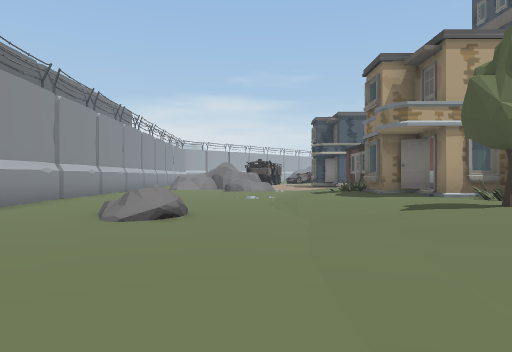
[1] (above)

24 first-person views from a walk through a Unity game level. The camera is 1.3 m above the floor, looks level and sees 70° across. The floor is counted in squares, 2 m on a side. Each view is taken from the middle of a square. On the plan, view 1 faces up. The plan holds only what a view shows up to about 11 squares ahead; the rest is blank. The place goes on beyond the plan. Some animated figures are left out.

[2]
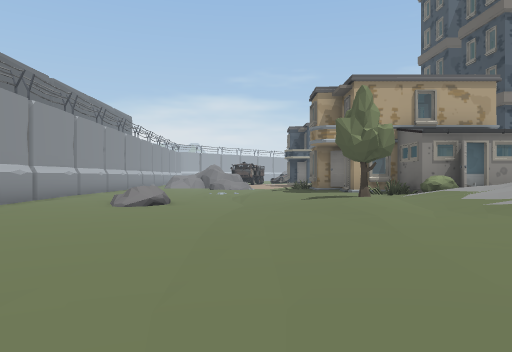

[3]
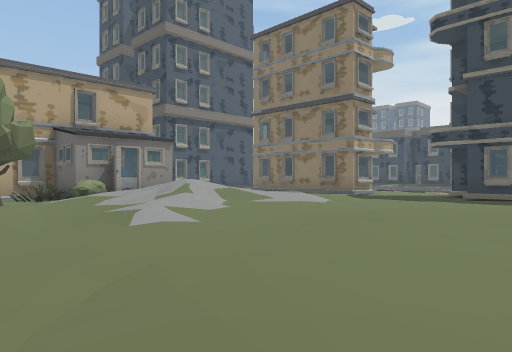

[4]
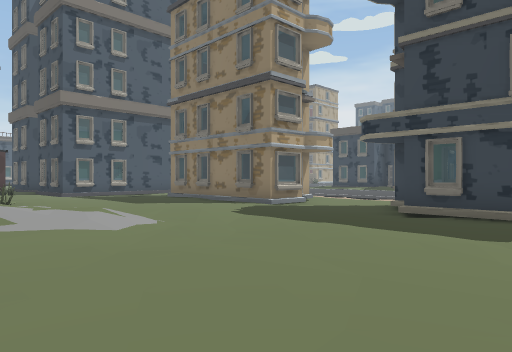

[5]
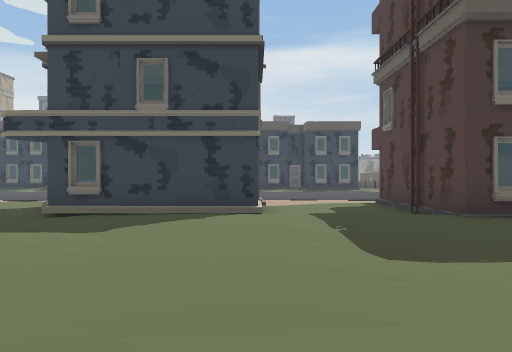

[6]
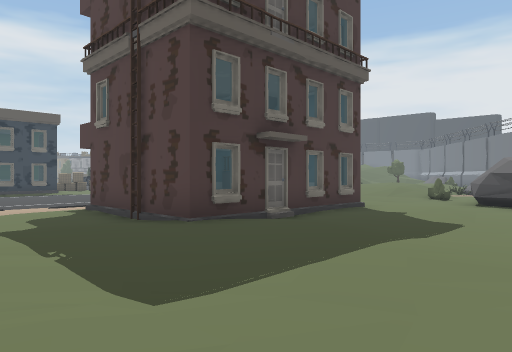

[7]
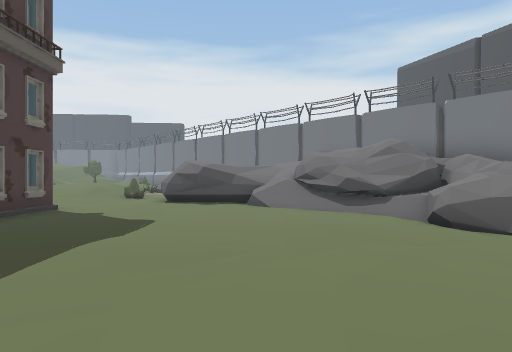

[8]
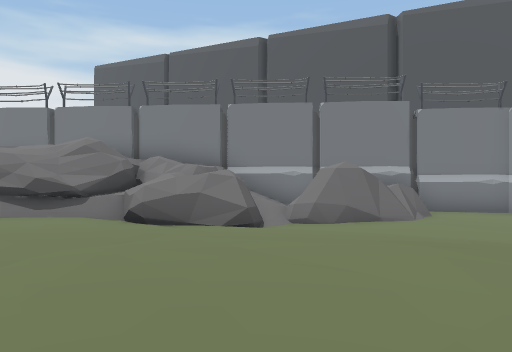

[9]
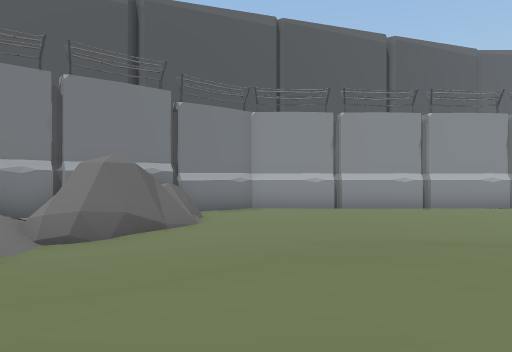

[10]
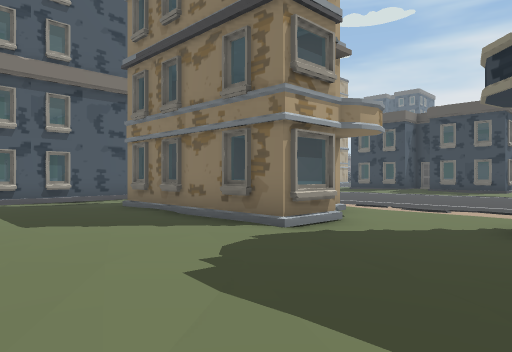

[11]
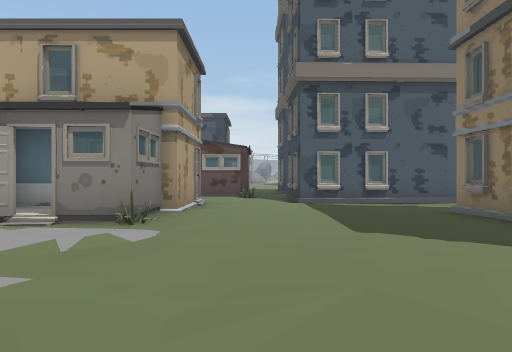

[12]
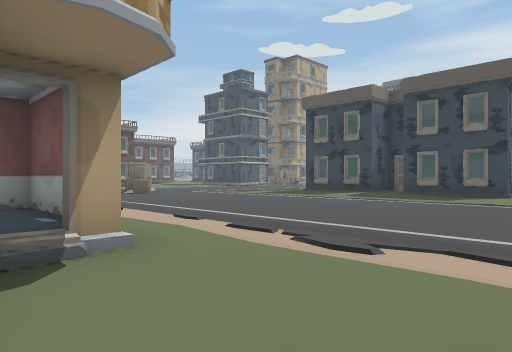

[13]
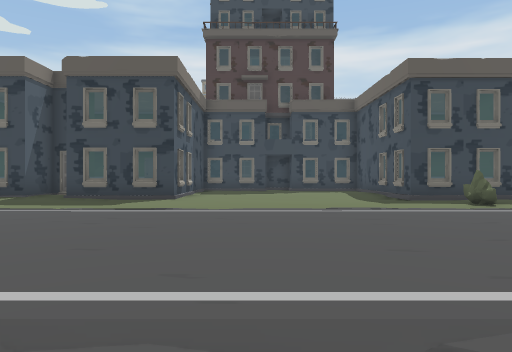

[14]
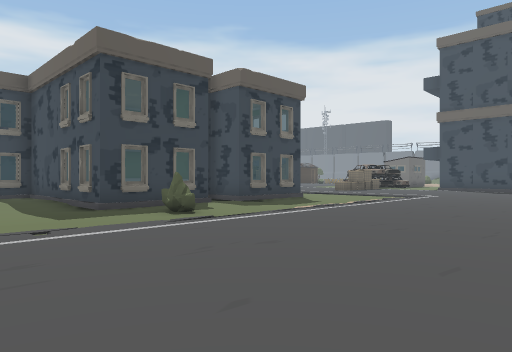

[15]
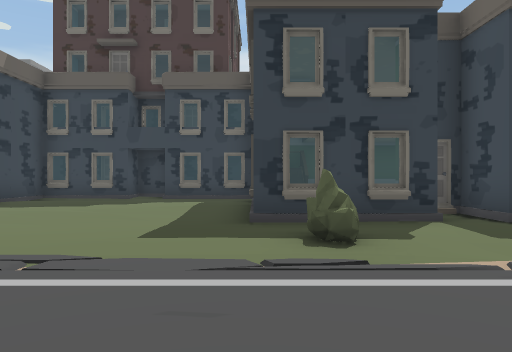

[16]
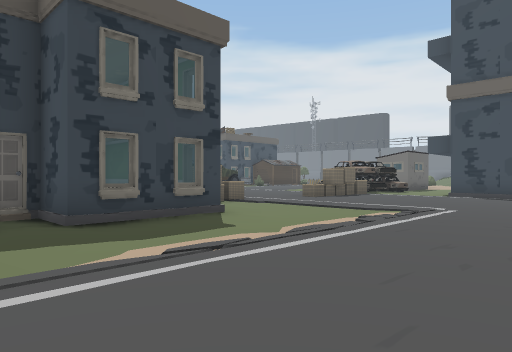

[17]
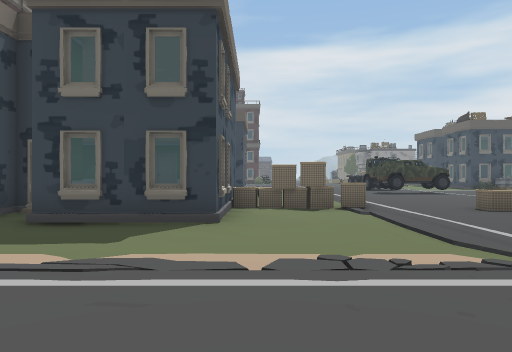

[18]
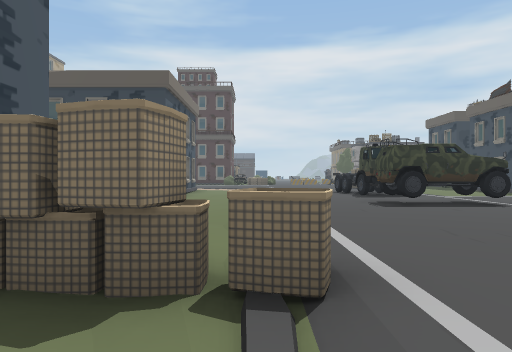

[19]
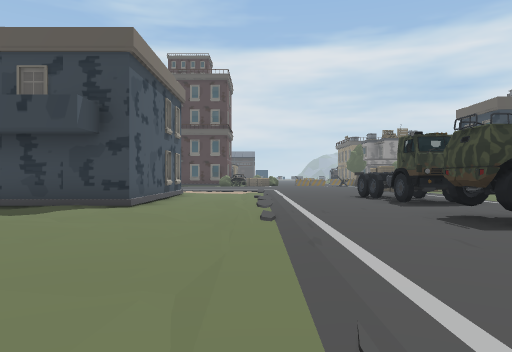

[20]
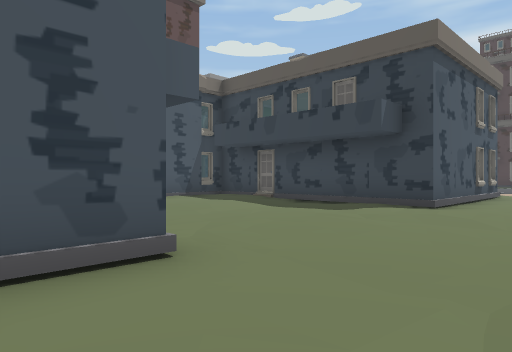

[21]
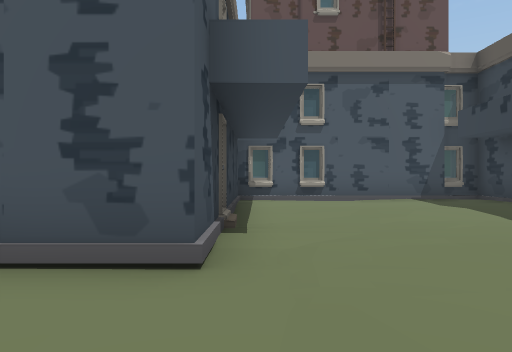

[22]
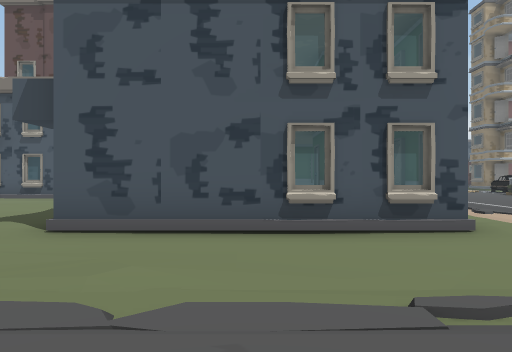

[23]
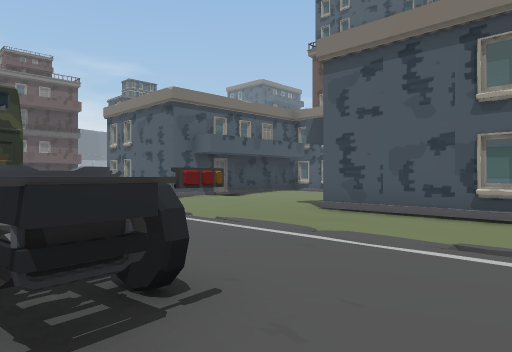

[24]
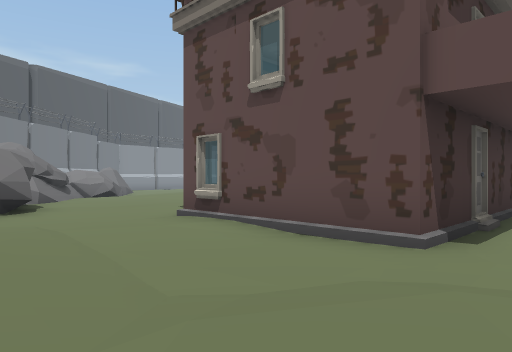

### Floor plan
Key: @ floor where view 1 was taken; # wall or solid block; . main floor; : floor 0.25 m higher than the main floor; - floor 0.25 m lower than the main floor; _ floor 0.5 m lower than the main floor; / step, stairs or slope; = window, fence, low wall or low ledge; ^ raised ledge; H house; R rock; T tree; B building; U bush; A barrier; C car; K truck; O other object.
Columns run from 5 left of view 1 to 41 right of it. Each row starts with its distance up from view 1.
 12             BBOH
 11 #_ ___/-     ..HHHHH
 10 #_ ___/.HHHH H..----   ...
  9 #_ __//.HH   H...--    ....
  8 #__ __/.HH H H....HH  -.....
  7 #__ __/..HBBB.....HHH -.....-.H#H
  6 #__.R_/...BBB.....H H--.....-...H
  5  _____/-T/U.......H H.-.....--H
  4  _____///// /:....HHH--.....--H
  3   -___///////:....H----.....--.HH ##
  2 # ____////////....-----.....-.......H
  1 #  ___////////...------.....-.......H
  0 #____@//.........-HHH -.....-.-......
 -1 #______--........-H H  .....-.-.....H
 -2 #______/..........HHH  .....-.--/...H    H
 -3 #_____//.....:....H    .....-.-HH##HHHH  H###HH
 -4 #_____//.....:....HHH_- ....-U-H  HH.---..H   H
 -5 #_____//....../...----- ....--.H   H..-...H   H
 -6 #_____///.........-----.....--.-H  H--..--H  H
 -7 ##_/=__///........-H.--.....---#H  H------H  H
 -8  ##^##_//-.......H    -.....---    H------H
 -9   # ##=R/--..--..H       ...---HHHHH------HHHHH
-10    ##=RRR--..----H       ...---/-A------.------
-11     ##  RR-------# HH/   ...-----A-------------
-12      #RR###--.-.-HHHH-   ...-----A-------------
-13      RRR^^##....-..--./  ......................
-14       ##   ^^##.-----//    ....................
-15        #      #.-.////:    .... A.....CC..KKK..
-16                    ////    ...     ....C.KKKK..

Where each view was taken, in squares from view 1:
view 1: 0 up, 0 right, facing up
view 2: 3 down, 1 right, facing up
view 3: 3 down, 2 right, facing up-right
view 4: 3 down, 6 right, facing up-right
view 5: 4 down, 6 right, facing right
view 6: 4 down, 7 right, facing down-right
view 7: 4 down, 7 right, facing down
view 8: 4 down, 7 right, facing down-left
view 9: 6 down, 6 right, facing left
view 10: 0 up, 9 right, facing up-right
view 11: 1 up, 9 right, facing up
view 12: 1 up, 14 right, facing up-right
view 13: 1 up, 16 right, facing right
view 14: 0 up, 18 right, facing down-right
view 15: 3 down, 20 right, facing right
view 16: 5 down, 20 right, facing down-right
view 17: 10 down, 20 right, facing right
view 18: 12 down, 26 right, facing right
view 19: 12 down, 29 right, facing right
view 20: 12 down, 29 right, facing up-right
view 21: 12 down, 31 right, facing up
view 22: 14 down, 39 right, facing up
view 23: 16 down, 41 right, facing up-left
view 24: 16 down, 17 right, facing up-left
